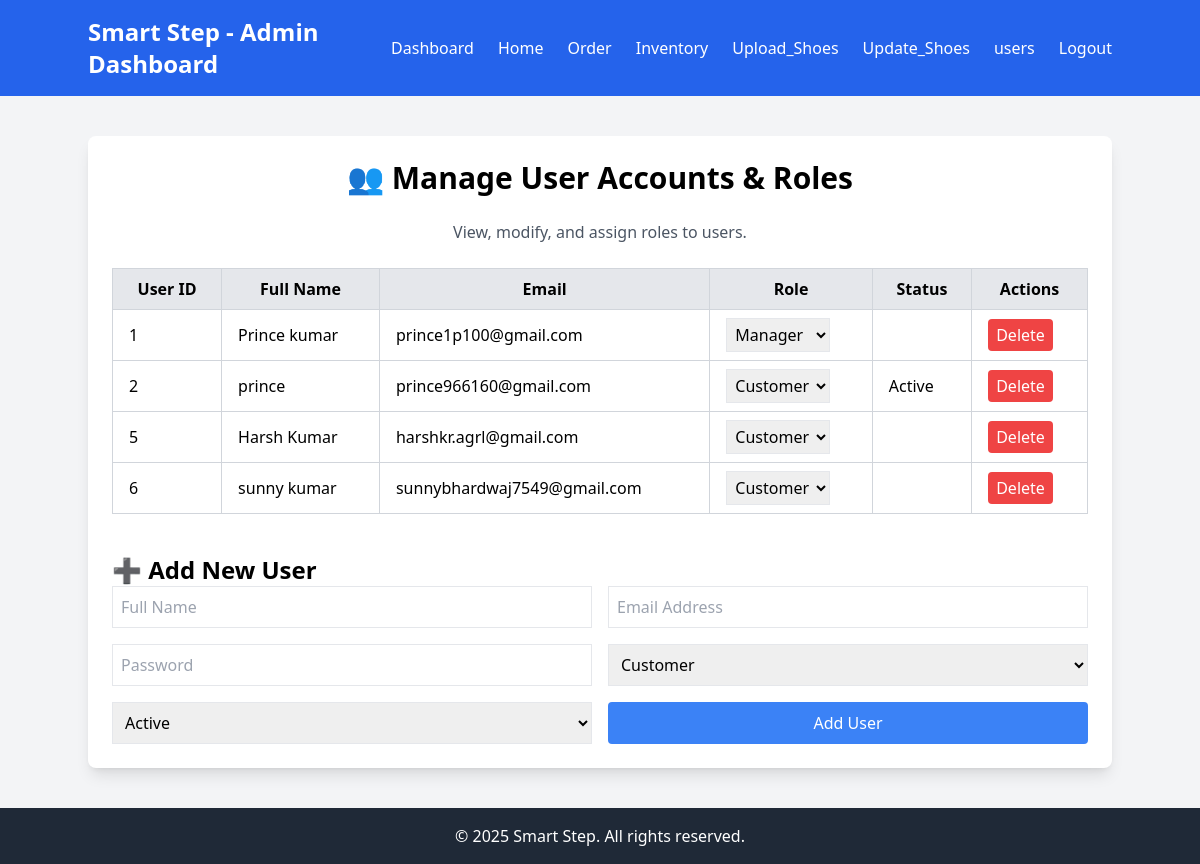
/users.php, run on an earlier commit of the app's database.
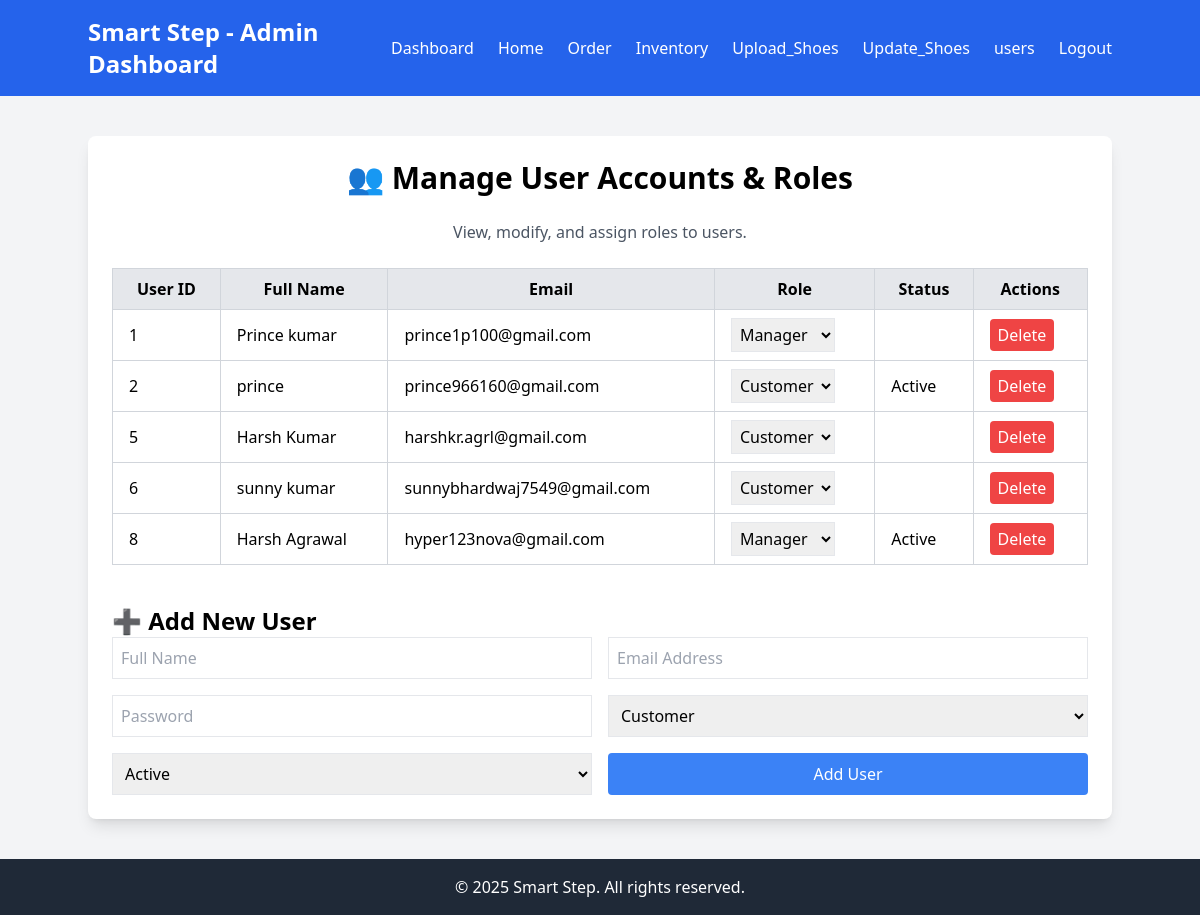
And on a later commit of the database.
### tables this page shows
CREATE TABLE `users` (
  `id` int(11) NOT NULL,
  `full_name` varchar(255) NOT NULL,
  `email` varchar(255) NOT NULL,
  `password` varchar(255) NOT NULL,
  `role` enum('Customer','Manager','Admin') NOT NULL DEFAULT 'Customer',
  `status` enum('Active','Suspended','Deleted') NOT NULL DEFAULT 'Active',
  `created_at` timestamp NOT NULL DEFAULT current_timestamp()
);

### src/users.php (the view, shortened to what this page needs)
<!DOCTYPE html>
<html lang="en">
<head>
    <script src="https://cdn.tailwindcss.com"></script>
</head>
<body class="bg-gray-100">
    <nav class="bg-blue-600 p-4 text-white">
        <div class="container mx-auto flex justify-between items-center">
            <h1 class="text-2xl font-bold">Smart Step - Admin Dashboard</h1>
            <ul class="flex space-x-6">
                <li><a href="admin.php" class="hover:underline">Dashboard</a></li>
                <li><a href="index.php" class="hover:underline">Home</a></li>
                <li><a href="order.php" class="hover:underline">Order</a></li>
                <li><a href="inventory.php" class="hover:underline">Inventory</a></li>
                <li><a href="upload_product.php" class="hover:underline">Upload_Shoes</a></li>
                <li><a href="update_quantity.php" class="hover:underline">Update_Shoes</a></li>
                <li><a href="users.php" class="hover:underline">users</a></li>
                <li><a href="logout.php" class="hover:underline">Logout</a></li>
            </ul>
        </div>
    </nav>
    <section class="container mx-auto my-10 p-6 bg-white shadow-lg rounded-lg">
        <h2 class="text-3xl font-bold text-center mb-6">👥 Manage User Accounts & Roles</h2>
        <p class="text-gray-600 text-center mb-6">View, modify, and assign roles to users.</p>
        <table class="w-full border-collapse border border-gray-300 bg-white">
            <thead>
                <tr class="bg-gray-200">
                    <th class="border border-gray-300 px-4 py-2">User ID</th>
                    <th class="border border-gray-300 px-4 py-2">Full Name</th>
                    <th class="border border-gray-300 px-4 py-2">Email</th>
                    <th class="border border-gray-300 px-4 py-2">Role</th>
                    <th class="border border-gray-300 px-4 py-2">Status</th>
                    <th class="border border-gray-300 px-4 py-2">Actions</th>
                </tr>
            </thead>
            <tbody>
                <?php
                $conn = new mysqli("localhost", "root", "", "smart_step_db");
                $result = $conn->query("SELECT * FROM users");
                while ($row = $result->fetch_assoc()) {
                    echo "<tr>
                            <td class='border border-gray-300 px-4 py-2'>{$row['id']}</td>
                            <td class='border border-gray-300 px-4 py-2'>{$row['full_name']}</td>
                            <td class='border border-gray-300 px-4 py-2'>{$row['email']}</td>
                            <td class='border border-gray-300 px-4 py-2'>
                                <form method='POST' class='inline'>
                                    <input type='hidden' name='user_id' value='{$row['id']}'>
                                    <select name='role' class='border p-1' onchange='this.form.submit()'>
                                        <option " . ($row['role'] == 'Customer' ? 'selected' : '') . ">Customer</option>
                                        <option " . ($row['role'] == 'Manager' ? 'selected' : '') . ">Manager</option>
                                        <option " . ($row['role'] == 'Admin' ? 'selected' : '') . ">Admin</option>
                                    </select>
                                    <input type='hidden' name='update_role' value='1'>
                                </form>
                            </td>
                            <td class='border border-gray-300 px-4 py-2'>{$row['status']}</td>
                            <td class='border border-gray-300 px-4 py-2'>
                                <form method='POST' class='inline'>
                                    <input type='hidden' name='user_id' value='{$row['id']}'>
                                    <button type='submit' name='delete' class='bg-red-500 text-white px-2 py-1 rounded'>Delete</button>
                                </form>
                            </td>
                          </tr>";
                }
                ?>
            </tbody>
        </table>
        <div class="mt-10">
            <h3 class="text-2xl font-bold">➕ Add New User</h3>
            <form method="POST" class="grid grid-cols-2 gap-4">
                <input type="text" name="full_name" placeholder="Full Name" required class="border p-2">
                <input type="email" name="email" placeholder="Email Address" required class="border p-2">
                <input type="password" name="password" placeholder="Password" required class="border p-2">
                <select name="role" class="border p-2">
                    <option>Customer</option>
                </select>
                <select name="status" class="border p-2">
                    <option>Active</option>
                </select>
                <button type="submit" name="add_user" class="bg-blue-500 text-white px-4 py-2 rounded">Add User</button>
            </form>
        </div>
    </section>
    <footer class="bg-gray-800 text-white text-center p-4 mt-10">
        <p>&copy; 2025 Smart Step. All rights reserved.</p>
    </footer>
</body>
</html>

What changed in the data, as far as the page shows it:
added users: id "8", full_name "Harsh Agrawal", email "hyper123nova@gmail.com", role "Manager", status "Active"
